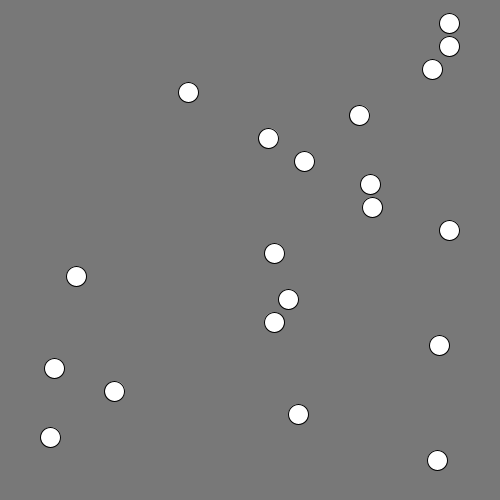
Frame 1 (no input)
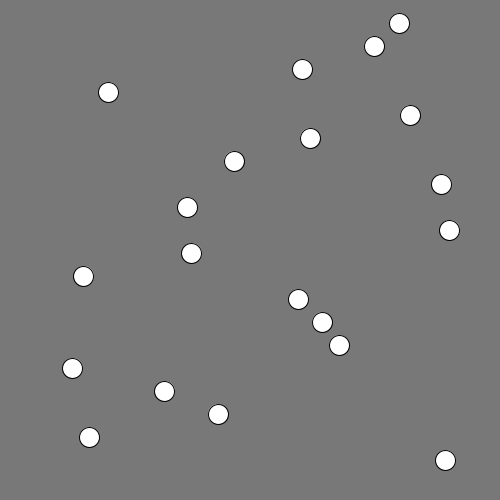
Frame 60 (the mouse pressed at the canvas centre just before this capture)
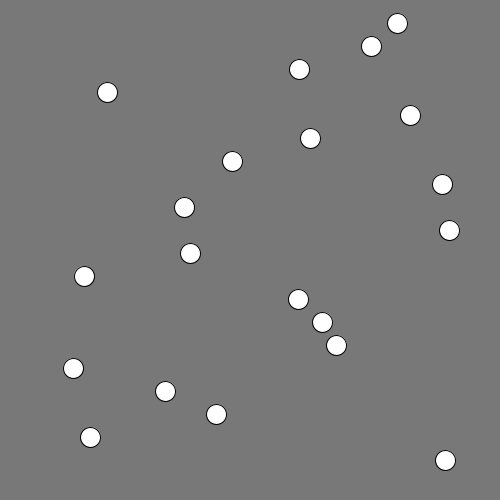
Frame 120 (the mouse held since frame 60 and released just before this capture)

The Processing sketch that drew these frames (run headless with seeded random() and noise(); from frame 60 on, the mouse is pressed at the canvas centre):

// Processing sketch: processing_152339
// ── processing_152339.pde

/*
 * Creative Coding
 * Week 3, 02 - array with sin()
 * by Indae Hwang and Jon McCormack
 * Copyright (c) 2014 Monash University
 *
 * This program demonstrates the use of arrays.
 * It creates three arrays that store the y-position, speed and phase of some oscillating circles.
 * You can change the number of circles by changing the value of num in setup()
 * You can change the background colour by holding the left mouse button and dragging.
 * 
 */

int     num;    // the number of items in the array (# of circles)
float[] y;      // y-position of each circle (fixed)
float[] x;      // x-position of each circle
float[] speed;  // speed of each circle
float[] phase;  // phase of each circle
float count[];
boolean Moving[];

float red = 120;
float green = 120;
float blue = 120;

int i;
int diam;

void setup() {
  size(500, 500);
  background(red, green, blue);
  frameRate(30);
  diam = 20;

  num = 20;

  // allocate space for each array
  x = new float[num];
  y = new float[num];
  speed = new float[num];
  phase = new float[num]; 
  count = new float[num];
  Moving = new boolean [num];

  // calculate the gap in y based on the number of circles
  float gap = height / (num + 1);

  //setup an initial value for each item in the array
  for (int i=0; i<num; i++) {
    
    y[i] = gap * (i + 1);      // y is constant for each so can be calculated once
    speed[i] = random(1);
    phase[i] = random(TWO_PI);
    count[i] = 0;
    Moving[i] = true;
  }
}


void draw() {
  background(red, green, blue);

  for (int i=0; i<num; i++) {
    // calculate the x-position of each ball based on the speed, phase and current frame
    float x = width/2 + sin(radians(count[i]*speed[i] ) + phase[i])* 200;
    ellipse(x, y[i], diam, diam);


    if (Moving[i] == true) {
      count[i]++;
    }
    if (Moving[i] == false) {
      count[i] = count[i];
    }
  }
} 



// change the background colour if the mouse is dragged
void mouseDragged() {
  red = map(mouseX, 0, width, 0, 255);
  green = map(mouseY, 0, height, 0, 255);
  blue = map(mouseX+mouseY, 0, width+height, 255, 0);
}

void mousePressed() {

  for (int i=0; i<num; i++) {
  
   // if (dist(mouseX, mouseY, x[i], y[i])<diam/2) {

      Moving[i] =! Moving[i];  
        println (frameCount);
      
   // }
  }
}
